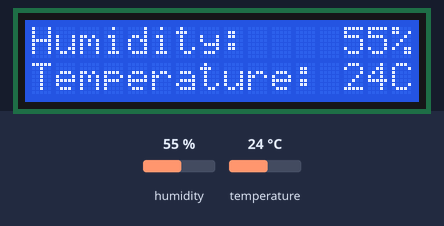
The program below on a simulated ESP32. On the bench: 16×2 character LCD. Inputs (shaded band) come from the test bench; at power-on: humidity 55 %, temperature 24 °C. What the program prints to the serial monitor is not drawn.

Above: at 15.1 s.
15.2 s: humidity set to 22 %
At 18.8 s:
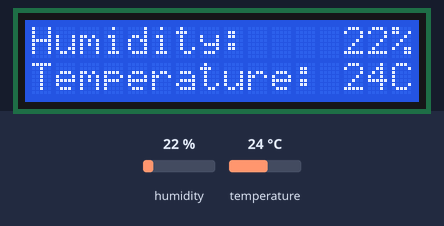
19.5 s: temperature set to 12 °C
At 22.7 s:
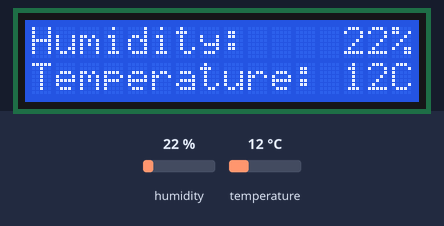
23.6 s: humidity set to 40 %
At 26.7 s:
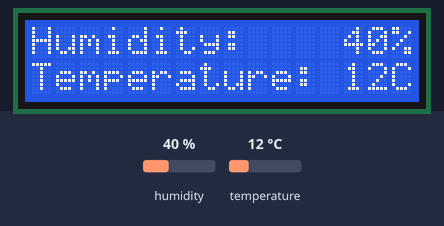
27.6 s: temperature set to 19 °C
At 30.6 s:
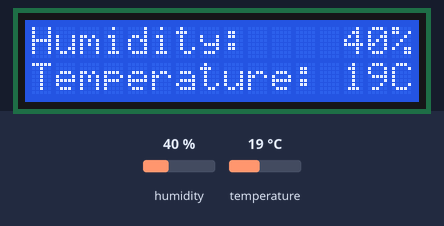
Timing chart, 0 to 32.1 s (numbered marks = the images above; inputs shaded):
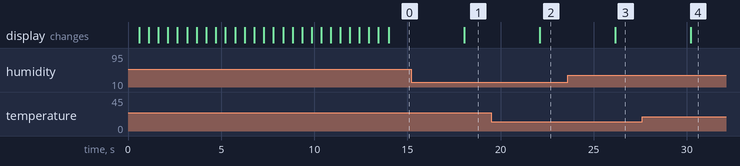

The program:

main.cpp
```cpp
#include "DHT.h"
#include "lcdLib.h"
#include <string>

///////////////////////////////////////////////////////////////////////////
// Filename : main.cpp lcdlib.h
// Author : Loris Bousselat
// Date : 2024-November-02
// Equipment used : esp32   dht11 captor and lcd display
// Description :
//   display the output of the captor on a LCD display
///////////////////////////////////////////////////////////////////////////

#define DHTPIN 14
#define DHTTYPE DHT11

DHT dht(DHTPIN, DHTTYPE);
const int refreshRate = 4000; // 4 seconds

// the precision of the captor is +/- 5 % for humidity
// and +/- 2 degrees celsius
int humidity;
int temperature;

void readValues()
{
  // Reading temperature or humidity takes about 250 milliseconds!
  // Sensor readings may also be up to 2 seconds 'old' (it's a very slow sensor)
  humidity = dht.readHumidity();
  // Read temperature as Celsius (the default)
  temperature = dht.readTemperature();
  // Check if any reads failed and exit early (to try again).
  if (isnan(humidity) || isnan(temperature))
  {
    Serial.println("Failed to read from DHT sensor!");
    return;
  }
}

void setup()
{
  Serial.begin(115200);
  Serial.println("start...");
  setLcd();
  dht.begin();
}

void loop()
{
  readValues();
  // Print the humidity and temperature
  Serial.print("Humidity: " + String(humidity) + " %\t");
  Serial.println("Temperature: " + String(temperature) + " C");

  clearLCD();
  printLCD(0, 0, "Humidity:    " + String(humidity) + "%");
  printLCD(1, 0, "Temperature: " + String(temperature) + "C");
  delay(refreshRate);
}
```

lcdlib.h
```cpp
#include <LiquidCrystal_I2C.h>
#include <string>

const int nbColumns = 16;
const int nbRows = 2;

LiquidCrystal_I2C lcd(0x27, nbColumns, nbRows); // set the LCD address to 0x27 for a 16 chars and 2 line display

void scrollMessage(int row, String message, int delayTime);
void fulFillWithBlank(String &message);
void printLCD(int row, int col, String message);

void setLcd()
{
    lcd.init();      // initialize the lcd
    lcd.backlight(); // Turns on the LCD backlight.
    scrollMessage(0, "Temperature and humidity...", 500);
}

void clearLCD()
{
    lcd.clear();
}

void printLCD(int row, int col, String message)
{
    lcd.setCursor(col, row);
    lcd.print(message);
}

void fulFillWithBlank(String &message)
{
    for (int i = 0; i <= nbColumns - message.length(); i++)
    {
        message.concat(" ");
    }
}

void scrollMessage(int row, String message, int delayTime)
{
    int size = message.length();
    String toPrint = "";

    // The message will parade
    for (int position = 0; position < size; position++)
    {
        // the portion that can be displayed
        toPrint = message.substring(position, position + nbColumns);
        // print " " for lasting space in the screen
        if (toPrint.length() < nbColumns)
        {
            fulFillWithBlank(toPrint);
        }
        lcd.setCursor(0, row);
        lcd.print(toPrint);

        delay(delayTime);
    }
}
```

Measured:
- after the input at 15.2 s, the display: changes after 2.8 s (image 1)
- after the input at 19.5 s, the display: changes after 2.6 s (image 2)
- after the input at 23.6 s, the display: changes after 2.6 s (image 3)
- after the input at 27.6 s, the display: changes after 2.6 s (image 4)
